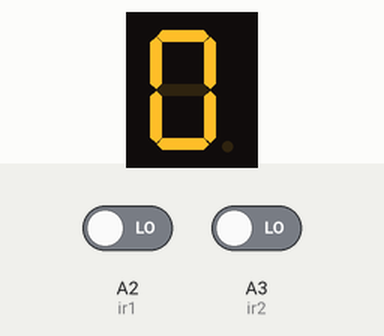
This sketch was run on a simulated Arduino Uno, built with avr-gcc and run on an emulated ATmega328P. Parts: 1-digit seven-segment display. Wiring (inferred from the names in the program): 1-digit 7-segment display, segments lit when LOW: segments pin 2, pin 3, pin 4, pin 5, pin 6, pin 7, pin 8. The inputs (shaded band) are chosen by the test bench; at power-on: A2 (ir1) LOW, A3 (ir2) LOW. The segment pins are drawn as the display they are named for; what the sketch prints to the serial monitor is not drawn.

Above: at 0.1 s.
At 1.1 s:
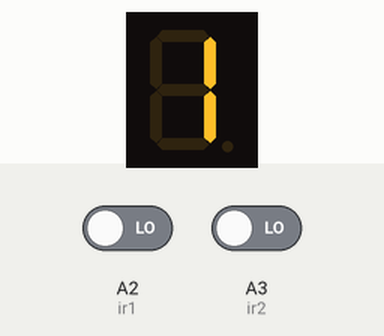
At 2.1 s:
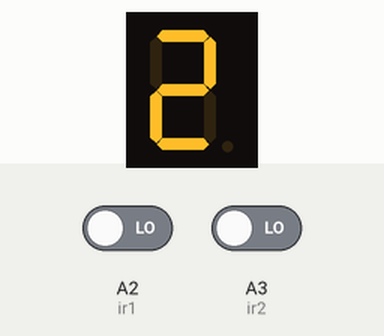
At 4.1 s:
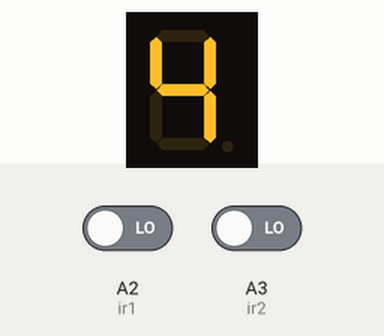
At 6.1 s:
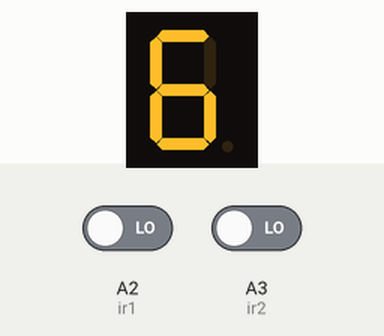
At 8.1 s:
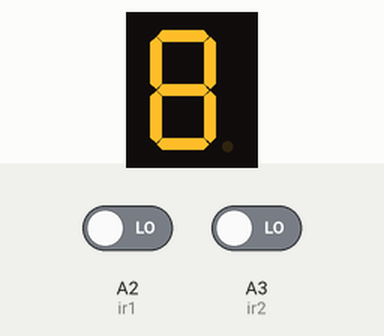

Measured:
- by itself, everything shown: repeats every 9.0 s, in 9 steps
- what the display in image 1 shows lasts 1.0 s, from 1.0 s to 2.0 s

The sketch:

_segmentdisplayfilling.ino.ino
```cpp
#include <NewPing.h>


int a=2;
int b=3;
int c=4;
int d=5;
int e=6;
int f=7;
int g=8;
int ir1=A2;
int ir2=A3;
int a1=9;
int b2=10;
int c3=11;
int d4=12;
int f5=13;
int g6=A1;
int count=0;
 void setup() {
  for(int i=2;i<=8;i++)
  {

  pinMode(i,OUTPUT);
  }
  pinMode(ir1,INPUT);
  pinMode(ir2,INPUT);
 Serial.begin(9600);


}

void loop() {
  int value1=digitalRead(A2);
  int value2=digitalRead(A3);
  Serial.println(value1);
  Serial.println(value2);


if (value1==1)
{

  if(value2=1)
  {
    count++;
    }
  }

 if (value2==1 & value1==1)
 {
  count--;
  delay(200);
  }


  digitalWrite(a,0);
  digitalWrite(b,0);
  digitalWrite(c,0);
  digitalWrite(d,0);
  digitalWrite(e,0);
  digitalWrite(f,0);
  digitalWrite(g,1);
  delay(1000);
  digitalWrite(a,1);
  digitalWrite(b,0);
  digitalWrite(c,0);
  digitalWrite(d,1);
  digitalWrite(e,1);
  digitalWrite(f,1);
  digitalWrite(g,1);
 delay(1000);
 digitalWrite(a,0);
  digitalWrite(b,0);
  digitalWrite(c,1);
  digitalWrite(d,0);
  digitalWrite(e,0);
  digitalWrite(f,1);
  digitalWrite(g,0);
 delay(1000);
 digitalWrite(a,0);
  digitalWrite(b,0);
  digitalWrite(c,0);
  digitalWrite(d,0);
  digitalWrite(e,1);
  digitalWrite(f,1);
  digitalWrite(g,0);
 delay(1000);
 digitalWrite(a,1);
  digitalWrite(b,0);
  digitalWrite(c,0);
  digitalWrite(d,1);
  digitalWrite(e,1);
  digitalWrite(f,0);
  digitalWrite(g,0);
 delay(1000);
 digitalWrite(a,0);
  digitalWrite(b,1);
  digitalWrite(c,0);
  digitalWrite(d,0);
  digitalWrite(e,1);
  digitalWrite(f,0);
  digitalWrite(g,0);
 delay(1000);
 digitalWrite(a,0);
  digitalWrite(b,1);
  digitalWrite(c,0);
  digitalWrite(d,0);
  digitalWrite(e,0);
  digitalWrite(f,0);
  digitalWrite(g,0);
 delay(1000);
 digitalWrite(a,0);
  digitalWrite(b,0);
  digitalWrite(c,0);
  digitalWrite(d,1);
  digitalWrite(e,1);
  digitalWrite(f,1);
  digitalWrite(g,1);
 delay(1000);
 digitalWrite(a,0);
  digitalWrite(b,0);
  digitalWrite(c,0);
  digitalWrite(d,0);
  digitalWrite(e,0);
  digitalWrite(f,0);
  digitalWrite(g,0);
 delay(1000);
}
```
